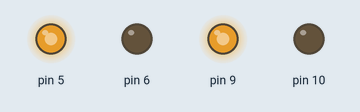
Recording of a sketch running on a simulated Arduino Uno, built with avr-gcc and run on an emulated ATmega328P. Shown: output pins drawn as LEDs (lit = HIGH).

Above: at 0.05 s.
At 2.5 s:
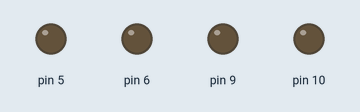
At 5.0 s:
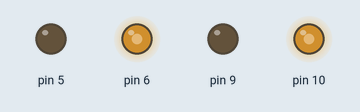
Timing chart, 0 to 6.5 s (numbered marks = the images above):
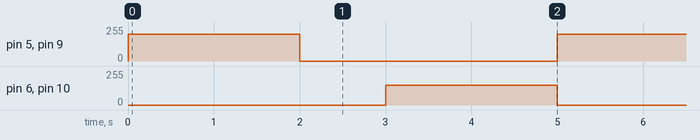

Measured:
- by itself, pin 5, pin 9: alternates 200/255 for 2.0 s and 0/255 for 3.0 s
- by itself, pin 6, pin 10: alternates 150/255 for 2.0 s and 0/255 for 3.0 s

The sketch:

MotorHandle.ino
```cpp
#include "motor.h"
// dummy values
Motor leftMotor(9,10);
Motor rightMotor(5,6);
void setup() {
  leftMotor.setupMotor();
  rightMotor.setupMotor();
}

void loop() {
  // fwd
  leftMotor.moveF(200);
  rightMotor.moveF(200);
  delay(2000);
  //stp
  leftMotor.stop();
  rightMotor.stop();
  delay(1000);
  //bck
  leftMotor.moveB(150);
  rightMotor.moveB(150);
  delay(2000);

}
```

motor.cpp
```cpp
#include "motor.h"
Motor::Motor(byte forwardPin, byte backwardPin){
  this->forwardPin = forwardPin;
  this->backwardPin = backwardPin;
}
void Motor::setupMotor(){
  pinMode(forwardPin, OUTPUT);
  pinMode(backwardPin, OUTPUT);
}
void Motor::moveF(int speed){
  analogWrite(forwardPin, speed);
  analogWrite(backwardPin, 0);
}

void Motor::moveB(int speed){
  analogWrite(forwardPin, 0);
  analogWrite(backwardPin, speed);
}

void Motor::stop(){
  analogWrite(forwardPin, 0);
  analogWrite(backwardPin, 0);
}
```

motor.h
```cpp
#ifndef MOTOR_H
#define MOTOR_H
#include <Arduino.h>
class Motor{
  public:
    Motor(byte forwardPin,byte backwardPin);
    void setupMotor();
    void moveF(int speed);
    void moveB(int speed);
    void stop();
  private:
    byte forwardPin;
    byte backwardPin;
};


#endif
```
